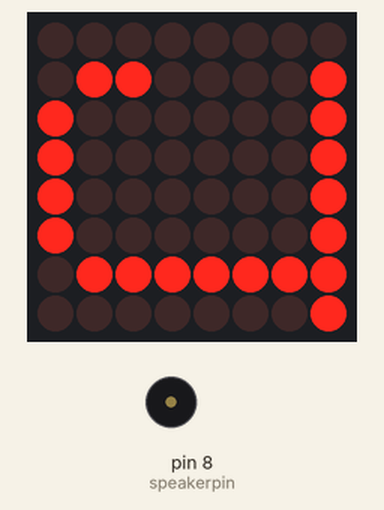
This sketch was run on a simulated Arduino Uno, built with avr-gcc and run on an emulated ATmega328P. Parts: 8×8 LED matrix, buzzer (waves = sounding).

Above: at 0.1 s.
At 1.6 s:
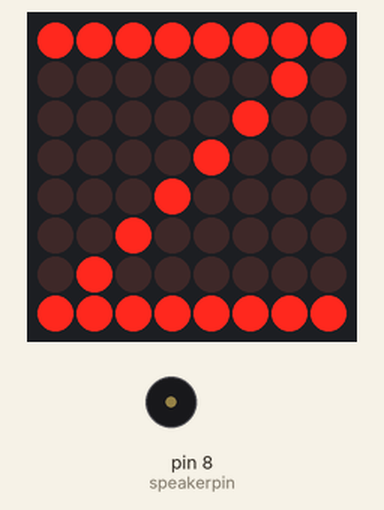
At 3.6 s:
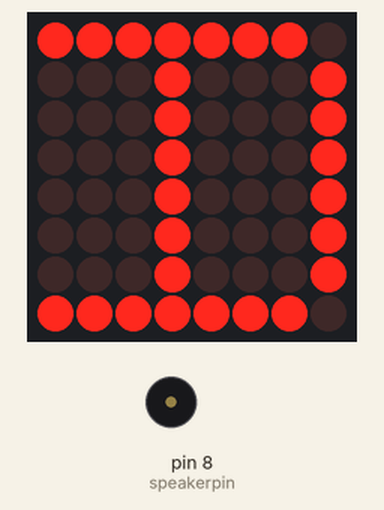
At 35.9 s:
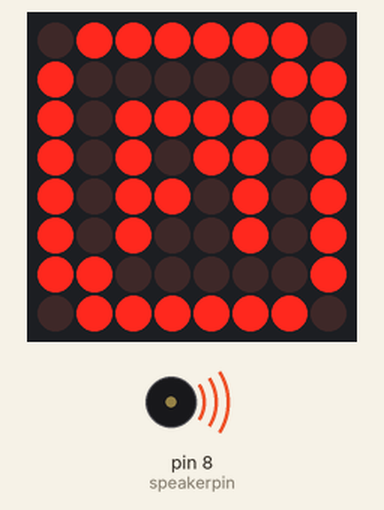
Timing chart, 0 to 40.0 s (numbered marks = the images above):
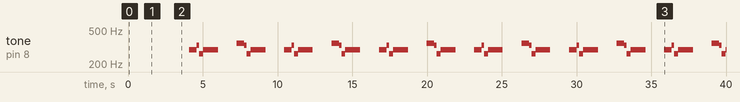

The sketch:

JohnCena.ino
```cpp
#include "LedControl.h"
LedControl lc = LedControl(20, 5, 21, 1);
int speakerpin = 8;
bool first = true;

byte J[8] = {B01111111,
B00000010,
B00000010,
B00000010,
B00000010,
B01000010,
B01000010,
B00111100};

byte O[8] = {B01111110,
B10000001,
B10000001,
B10000001,
B10000001,
B10000001,
B10000001,
B01111110};

byte H[8] = {B10000001,
B10000001,
B10000001,
B11111111,
B10000001,
B10000001,
B10000001,
B10000001};

byte N[8] = {B10000001,
B11000001,
B10100001,
B10010001,
B10001001,
B10000101,
B10000011,
B10000001};

byte C[8] = {B01111110,
B10000001,
B10000000,
B10000000,
B10000000,
B10000000,
B10000001,
B01111110};

byte E[8] = {B01111110,
B10000001,
B10000000,
B10000000,
B11111000,
B10000000,
B10000001,
B01111110};

byte A[8] = {B01111110,
B10000001,
B10000001,
B10000001,
B11111111,
B10000001,
B10000001,
B10000001};

byte CENA[8] = {B01111110,
B11000001,
B10111101,
B10110001,
B10101001,
B10111101,
B10000011,
B01111110};

void setup() {
  lc.shutdown(0, false);
  lc.clearDisplay(0);
}

void loop() {
  // put your main code here, to run repeatedly:
  if (first){
    render(J);
    delay(500);
      lc.clearDisplay(0);
        render(O);
    delay(500);
      lc.clearDisplay(0);
        render(H);
    delay(500);
      lc.clearDisplay(0);
        render(N);
    delay(500);
      lc.clearDisplay(0);
        render(C);
    delay(500);
      lc.clearDisplay(0);
        render(E);
    delay(500);
      lc.clearDisplay(0);
        render(N);
    delay(500);
      lc.clearDisplay(0);
        render(A);
    delay(500);
      lc.clearDisplay(0);
      first = false;
  }
    render(CENA);
    tone(speakerpin, 294);
    delay(500);
    tone(speakerpin, 330);
    delay(175);
    tone(speakerpin, 262);
    delay(250);
    tone(speakerpin, 294);
    delay(1000);
    noTone(speakerpin);
    delay(1250);

        tone(speakerpin, 349);
    delay(500);
    tone(speakerpin, 330);
    delay(175);
    tone(speakerpin, 262);
    delay(250);
    tone(speakerpin, 294);
    delay(1000);
    noTone(speakerpin);
    delay(1250);
          tone(speakerpin, 294);
    delay(500);
    tone(speakerpin, 330);
    delay(175);
    tone(speakerpin, 262);
    delay(250);
    tone(speakerpin, 294);
        delay(1000);
    noTone(speakerpin);
    delay(1250);

        tone(speakerpin, 349);
    delay(500);
    tone(speakerpin, 330);
    delay(175);
    tone(speakerpin, 262);
    delay(250);
    tone(speakerpin, 294);
    delay(1000);
    noTone(speakerpin);
    delay(1250);
}
```

renderer.ino
```cpp
/*
  I know IJhack has already made a render code, but its
  always nice to make your own.
  its easier to understand for new programmers

  Pros: Easier to understand, you can use normal byte instead of const byte and PROGMEM
  cons: More code, uses more space.
*/

void render(byte* frame){
  lc.setColumn(0,7,frame[0]);
  lc.setColumn(0,6,frame[1]);
  lc.setColumn(0,5,frame[2]);
  lc.setColumn(0,4,frame[3]);
  lc.setColumn(0,3,frame[4]);
  lc.setColumn(0,2,frame[5]);
  lc.setColumn(0,1,frame[6]);
  lc.setColumn(0,0,frame[7]);
}
```

Measured:
- by itself, tone on pin 8 (speakerpin): repeats every 6.4 s: 330 Hz 0.18 s, 262 Hz 0.25 s, 294 Hz 1.0 s, silent 1.3 s, 349 Hz 0.50 s, 330 Hz 0.18 s, 262 Hz 0.25 s, 294 Hz 1.0 s, silent 1.3 s, 294 Hz 0.50 s
- what the display in image 1 shows lasts 0.6 s, from 1.5 s to 2.1 s
